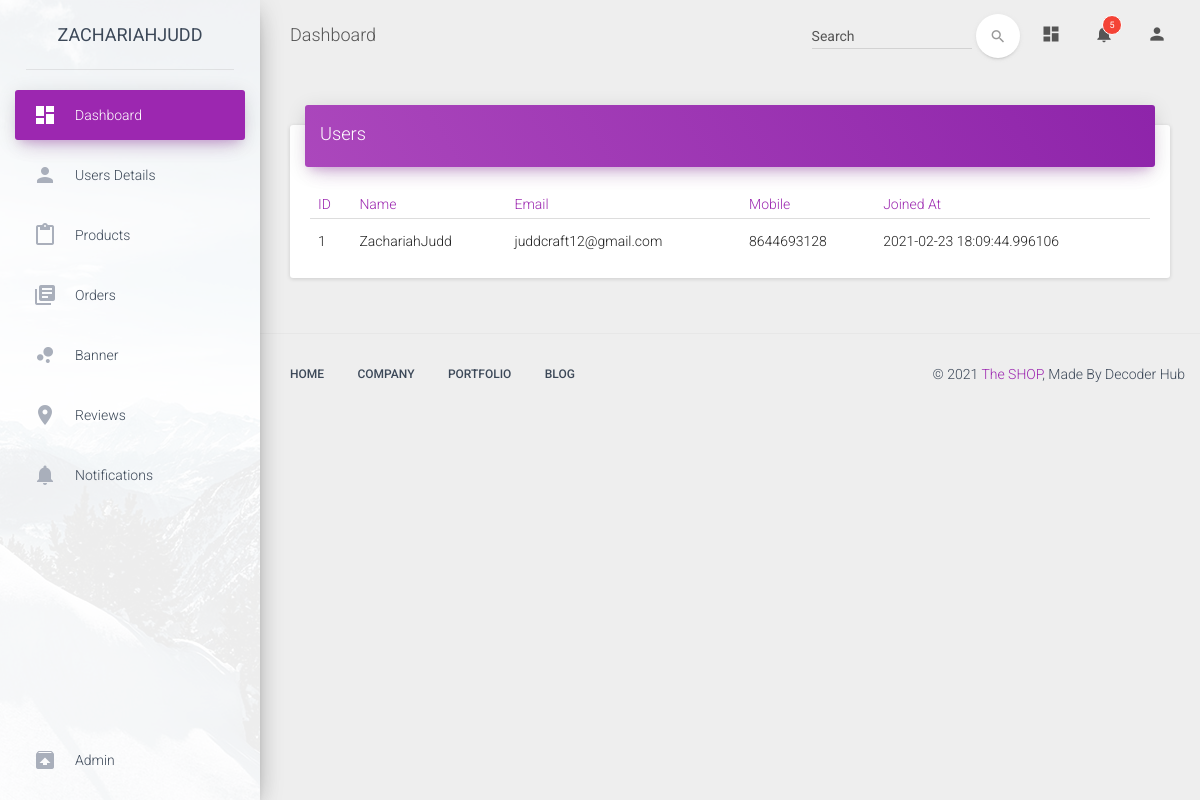
Before: /dashboard/users/ (signed in) with the older database file.
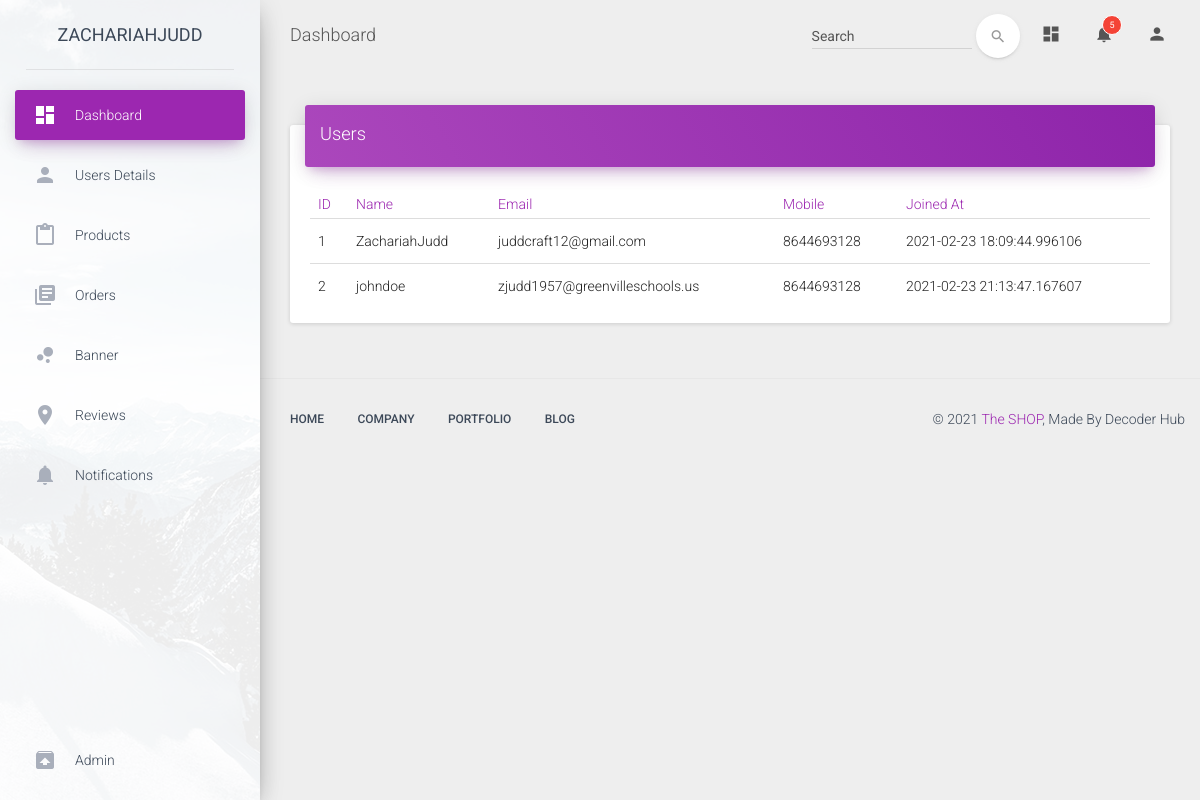
After: the same page with the newer database file.
### models.py (models this page shows, shortened)
class User(UserMixin, Model):
    full_name = CharField()
    email = CharField(unique=True)
    password = CharField(max_length=100)
    mobile_no = CharField()
    joined_at = DateTimeField(default=datetime.datetime.now)
    is_admin = BooleanField(default=False)
    class Meta:
        database = DATABASE

### routes.py (the view)
@app.route('/dashboard/users/')
@login_required
def dashboard_users():
    if current_user.is_admin:
        return render_template("dashboard/html/user.html", user=current_user, data=models.User)
    else:
        return redirect(url_for('index'))

### routes.py (called while the page is built)
@app.context_processor
def override_url_for():
    return dict(url_for=dated_url_for)

def dated_url_for(endpoint, **values):
    if (endpoint == 'static' or endpoint == 'product_images'):
        filename = values.get('filename', None)
        if filename:
            file_path = os.path.join(app.root_path,
                                     endpoint, filename)
            values['q'] = int(os.stat(file_path).st_mtime)
    return url_for(endpoint, **values)

@login_manager.user_loader
def load_user(userid):
    try:
        return models.User.get(models.User.id == userid)
    except models.DoesNotExist:
        return None

@app.before_request
def before_request():
    try:
     g.db = models.DATABASE
     g.db.connect()
    except models.OperationalError:
        pass

@app.after_request
def after_request(response):
    g.db.close()
    return response

### templates/dashboard/html/user.html
{% extends "dashboard/html/layout.html" %}
{% block content %}
<div class="container-fluid">
    <div class="row">
        <div class="col-lg-12">
            <div class="card">
                    <div class="card-header" data-background-color="purple">
                        <h4 class="title">Users</h4>
                    </div>
                    <div class="card-content table-responsive">
                        <table class="table table-hover">
                            <thead class="text-primary">
                                <tr><th>ID</th>
                                <th>Name</th>
                                <th>Email</th>
                                <th>Mobile</th>
                                <th>Joined At</th>
                            </tr></thead>
                            <tbody>
                                {% for user in data %}
                                    <tr>
                                        <td>{{ user.id }}</td>
                                        <td>{{ user.full_name }}</td>
                                        <td>{{ user.email }}</td>
                                        <td>{{ user.mobile_no }}</td>
                                        <td>{{ user.joined_at }}</td>
                                    </tr>
                                {% endfor %}
                            </tbody>
                        </table>
                    </div>
                </div>
        </div>
    </div>
</div>
{% endblock %}

### templates/dashboard/html/layout.html (shortened to what the changed rows need)
<!doctype html>
<html lang="en">
<head>
    <link href="/static/dashboard/assets/css/bootstrap.min.css" rel="stylesheet" />
    <link href="/static/dashboard/assets/css/material-dashboard.css?v=1.2.0" rel="stylesheet" />
    <link href="/static/dashboard/assets/css/demo.css" rel="stylesheet" />
    <link href="https://maxcdn.bootstrapcdn.com/font-awesome/latest/css/font-awesome.min.css" rel="stylesheet">
</head>
<body>
    <div class="wrapper">
        <div class="sidebar" data-color="purple" data-image="/static/dashboard/assets/img/sidebar-1.jpg">
            <div class="logo">
                <a href="{{ url_for('dashboard') }}" class="simple-text">
                    {{ user.full_name }}
                </a>
            </div>
        </div>
        <div class="main-panel">
            <div class="content">
                {% block content %}
                {% endblock %}
            </div>
            </div>
        </div>
    </body>
    </html>

Changed rows visible on the page:
added User: id "2", full_name "johndoe", email "zjudd1957@greenvilleschools.us", mobile_no "8644693128", joined_at "2021-02-23 21:13:47.167607"
